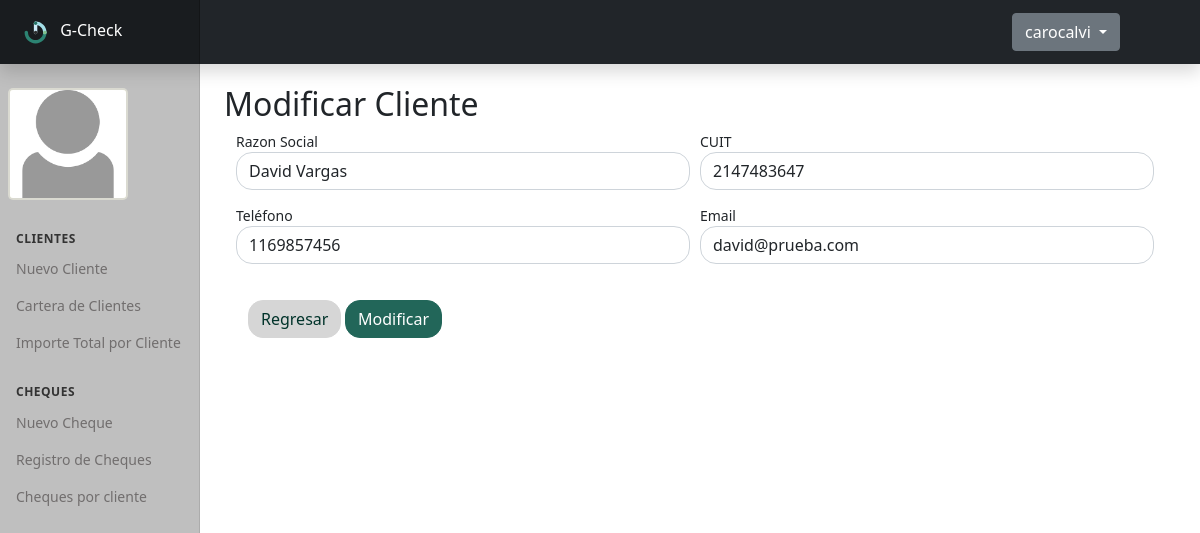
Screenshot of /editar-cliente.php?id=24 (signed in) with the database file from the repository.
### tables this page shows
CREATE TABLE `users` (
  `id_user` int(11) NOT NULL,
  `usuario` varchar(25) NOT NULL,
  `pass` varchar(10) NOT NULL,
  `imagen` varchar(50) NOT NULL
);

CREATE TABLE `clientes` (
  `id_clientes` int(11) NOT NULL,
  `nombre` varchar(25) NOT NULL,
  `cuit` int(20) NOT NULL,
  `telefono` int(20) NOT NULL,
  `email` varchar(25) NOT NULL
);

### editar-cliente.php (the view, shortened to what this page needs)
<?php
include("conexion.php");
if(isset($_GET['id'])){
    $id = $_GET['id'];
    $query = "SELECT * FROM clientes WHERE id_clientes = $id";
    $resultado = mysqli_query($conexion, $query);
    if(mysqli_num_rows($resultado) == 1){
        $row = mysqli_fetch_array($resultado);
        $razon_social = $row['nombre'];
        $cuit = $row['cuit'];
        $telefono = $row['telefono'];
        $email = $row['email'];
   }
}
?>
<?php
include_once("includes/header.php");
include_once("includes/sidebar.php");
?>
<br>
<h2>Modificar Cliente</h2>
    <div class="container">
        <form class="form-horizontal" method="POST" action="editar-cliente.php?id=<?php echo $_GET['id']; ?>" autocomplete="off">
            <div class="form-group">
                <div class="row">
                    <div class="col-md-6 div-nuevo">
                        <label>Razon Social</label>
                        <input type="text" name="razon_social" id="razon_social" class='form-control' maxlength="50" required value="<?php echo $razon_social; ?>"></input>
                    </div>
                    <div class="col-md-6 div-nuevo">
                        <label>CUIT</label>
                        <input type="text" name="cuit" id="cuit" class='form-control' maxlength="13" required value= "<?php echo $cuit; ?>"></input>
                    </div>
                </div>
            </div>
            <div class="form-group">
                <div class="row">
                    <div class="col-md-6 div-nuevo">
                        <label for="telefono" class="col-sm-2 control-label">Teléfono</label>
                        <input type="tel" class="form-control" id="telefono" name="telefono" value= "<?php echo $telefono; ?>" required>
                    </div>
                    <div class="col-md-6 div-nuevo">
                        <label for="email" class="col-sm-2 control-label">Email</label>
                        <input type="email" class="form-control" id="email" name="email" required value= "<?php echo $email; ?>">
                    </div>
                </div>
            </div>
            <br>
            <div class="form-group">
                <div class="col-sm-offset-2 col-sm-10">
                        <button type="button"  class="btn btn-dark boton-secundario"><a href="gestion.php">Regresar</a></button>
                        <button type="submit" name="update" class="btn btn-primary">Modificar</button>
                </div>
            </div>
        </form>
    </div>
</main>
<?php include_once("includes/footer.php"); ?>

### includes/sidebar.php (shortened to what this page needs)
<body>
<header class="navbar navbar-dark sticky-top bg-dark flex-md-nowrap p-0 shadow">
  <a class="navbar-brand col-md-3 col-lg-2 me-0 px-3" href="#">
    <img src="img/logo.svg" alt="Logo G-Check" width="40px">
    G-Check</a>
  <div class="dropdown perfil">
    <a class="btn btn-secondary dropdown-toggle" href="#" role="button" id="dropdownMenuLink" data-bs-toggle="dropdown" aria-expanded="false">
      <?php echo $_SESSION["usuario"]; ?>
    </a>
  </div>
</header>
<div class="container-fluid">
<div class="row">
<nav id="sidebarMenu" class="col-md-3 col-lg-2 d-md-block bg-light sidebar collapse">
  <div class="position-sticky pt-3">
    <a href="gestion.php" class="nav-link">
      <?php
        $id = $_SESSION['id'];
        $query = "SELECT imagen FROM users WHERE id_user = '$id'";
        $result = mysqli_query($conexion, $query);
        while($row = mysqli_fetch_array($result)){ ?>
         <?php echo "<a href='gestion.php' ><img src='".$row['imagen']."' class='logo'></a>"; ?>
        <?php } ?>
    </a>
    <h6 class="sidebar-heading d-flex justify-content-between align-items-center px-3 mt-4 mb-1 text-muted">
      <span>Clientes</span>
    </h6>
    <ul class="nav flex-column mb-2">
      <li class="nav-item">
        <a class="nav-link" href="nuevo-cliente.php">
          Nuevo Cliente
        </a>
      </li>
     <li class="nav-item">
        <a class="nav-link" href="gestion.php">
          Cartera de Clientes
        </a>
      </li>
      <li class="nav-item">
        <a class="nav-link" href="contador.php">
          Importe Total por Cliente
        </a>
      </li>
    </ul>
    <h6 class="sidebar-heading d-flex justify-content-between align-items-center px-3 mt-4 mb-1 text-muted">
      <span>Cheques</span>
    </h6>
    <ul class="nav flex-column mb-2">
      <li class="nav-item">
        <a class="nav-link" href="nuevo-cheque.php">
          Nuevo Cheque
        </a>
      </li>
      <li class="nav-item">
        <a class="nav-link" href="cheques.php">
          Registro de Cheques
        </a>
      </li>
      <li class="nav-item">
        <a class="nav-link" href="cliente-cheque.php">
          Cheques por cliente
        </a>
      </li>
  </div>
</nav>
<main class="col-md-9 ms-sm-auto col-lg-10 px-md-4 px-3">

### css/style.css (style rules this page uses)
body { font-family: }
a { color: #00332a; text-decoration: none; }
a { color: }
.logo { max-width: 120px; height: auto; margin: 0.5rem; border-radius: 5px; background-color: beige; border: 2px solid rgba(202, 202, 202, 0.623); }
.div-nuevo { padding-right: 10px; padding-bottom: 15px; }
.perfil { margin-right: 5rem; }

### css/dashboard.css (style rules this page uses)
body { font-size: .875rem; }
.sidebar { position: fixed; top: 0; bottom: 0; left: 0; z-index: 100; padding: 48px 0 0; box-shadow: inset -1px 0 0 rgba(0, 0, 0, .1); }
.sidebar .nav-link { font-weight: 500; color: #716e6e; }
.sidebar-heading { font-size: .75rem; text-transform: uppercase; }
.navbar-brand { padding-top: .75rem; padding-bottom: .75rem; font-size: 1rem; background-color: rgba(0, 0, 0, .25); box-shadow: inset -1px 0 0 rgba(0, 0, 0, .25); }

### rows the page displays
users: imagen (picture)
clientes: razon_social "David Vargas", cuit "2147483647", telefono "1169857456", email "david@prueba.com"

### other values shown
$_SESSION["usuario"] "carocalvi"
